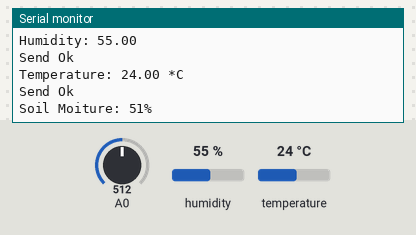
Simulated run of this sketch. Board: Arduino Uno, built with avr-gcc and run on an emulated ATmega328P. Parts: the last lines printed to the serial monitor. Wiring (inferred from the names in the program): DHT11 sensor: data pin 5. The test bench sets the inputs (shaded band); at power-on: A0 = 512, humidity 55 %, temperature 24 °C.

Above: at 6.2 s.
6.3 s: A0 set to 740
At 6.7 s:
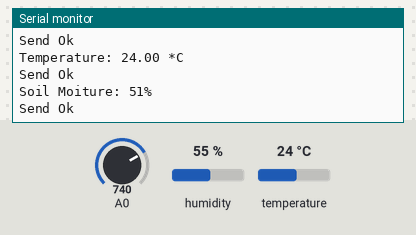
14.2 s: humidity set to 22 %
At 16.5 s:
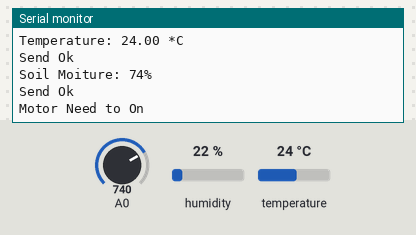
18.7 s: temperature set to 12 °C
At 21.53 s:
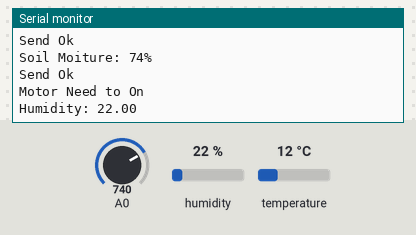
23.2 s: A0 set to 713
At 25.02 s:
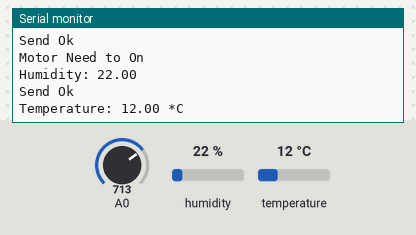
27.7 s: humidity set to 40 %
At 29.5 s:
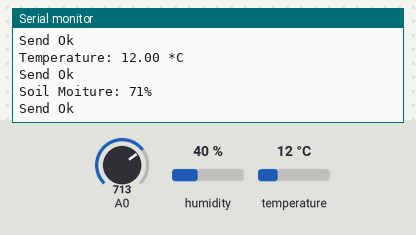
Timing chart, 0 to 31.0 s (numbered marks = the images above; inputs shaded):
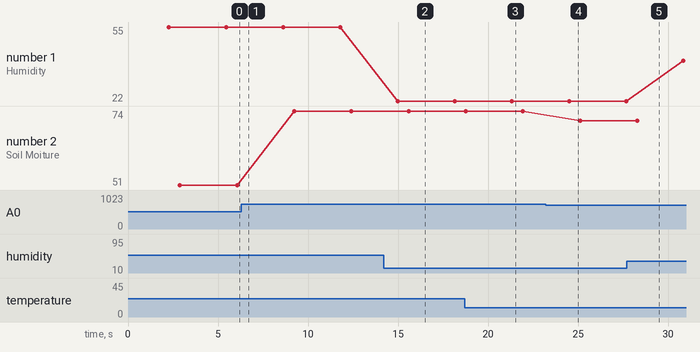

Measured:
- the behaviour switches between 731 and 730 on A0 (found by bisection; images 3 and 4)
- after the input at 14.2 s, the serial monitor: prints a new line after 0.78 s (image 2)
- plotted number 1: 55 → 22 after the input at 14.2 s, 22 → 40 after the input at 27.7 s
- plotted number 2: 51 → 74 after the input at 6.3 s, 74 → 71 after the input at 23.2 s

The sketch:

sensor_node.ino
```cpp
// Example testing sketch for various DHT humidity/temperature sensors
// Written by ladyada, public domain

#include "DHT.h"

#define DHTPIN 5    // what digital pin we're connected to

// Uncomment whatever type you're using!
#define DHTTYPE DHT11   // DHT 11
//#define DHTTYPE DHT22   // DHT 22  (AM2302), AM2321
//#define DHTTYPE DHT21   // DHT 21 (AM2301)

// Connect pin 1 (on the                                                    left) of the sensor to +5V
// NOTE: If using a board with 3.3V logic like an Arduino Due connect pin 1
// to 3.3V instead of 5V!
// Connect pin 2 of the sensor to whatever your DHTPIN is
// Connect pin 4 (on the right) of the sensor to GROUND
// Connect a 10K resistor from pin 2 (data) to pin 1 (power) of the sensor

// Initialize DHT sensor.
// Note that older versions of this library took an optional third parameter to
// tweak the timings for faster processors.  This parameter is no longer needed
// as the current DHT reading algorithm adjusts itself to work on faster procs.
DHT dht(DHTPIN, DHTTYPE);
int sensor =A0;
int soil;
 int  m;
 //char phone_no[]="7200803616";
void setup() {
  Serial.begin(9600);
  Serial.println("DHTxx test!");

  dht.begin();
}

void loop() {
  // Wait a few seconds between measurements.
  delay(2000);

  // Reading temperature or humidity takes about 250 milliseconds!
  // Sensor readings may also be up to 2 seconds 'old' (its a very slow sensor)
  float h = dht.readHumidity();
  // Read temperature as Celsius (the default)
  float t = dht.readTemperature();
  // Read temperature as Fahrenheit (isFahrenheit = true)
  float f = dht.readTemperature(true);

  // Check if any reads failed and exit early (to try again).
 // if (isnan(h) || isnan(t) || isnan(f)) {
  //  Serial.println("Failed to read from DHT sensor!");
  //  return;
 // }

soil =analogRead(A0);

  // Compute heat index in Fahrenheit (the default)
  float hif = dht.computeHeatIndex(f, h);
  // Compute heat index in Celsius (isFahreheit = false)
  float hic = dht.computeHeatIndex(t, h, false);

  Serial.print("Humidity: ");
  Serial.println(h);
  delay(300);
  Serial.println("Send Ok");
    Serial.print("Temperature: ");
  Serial.print(t);
  Serial.println(" *C ");
  delay(300);
   Serial.println("Send Ok");
   Serial.print("Soil Moiture: ");
   Serial.print(soil/10);
   Serial.println("%");
   delay(300);
   Serial.println("Send Ok");
   if(soil>730)
   {
    Serial.println("Motor Need to On");
   m=1;
   }
   if(m==1)
   {
    String s="dry condition";
    // Serial.println("dry condition");
   }

}
```
